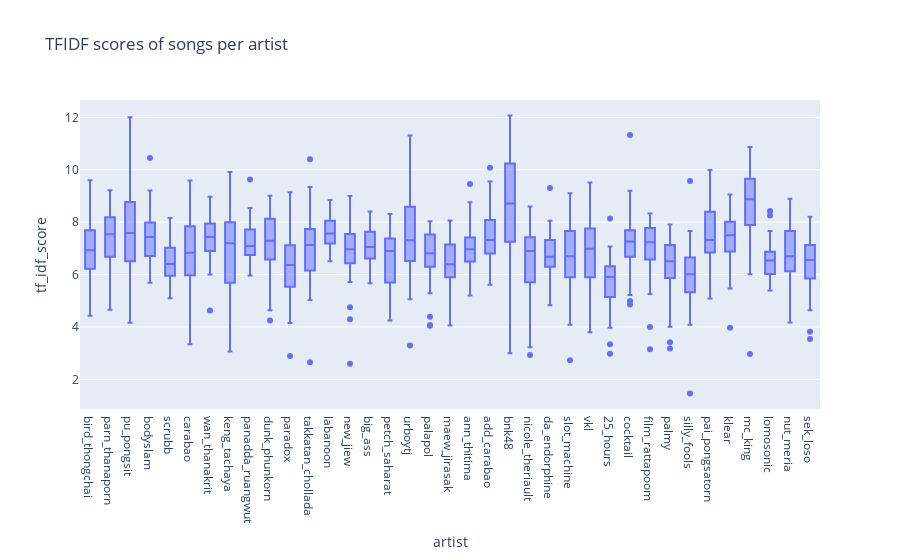

This figure's notebook cell:
### Code cell
fig = px.box(song_filter_df, x='artist', y='tf_idf_score', title='TFIDF scores of songs per artist')
fig.show()

### Figure 1 — Plotly figure (JSON) as saved in the notebook; plotly's stock layout.template omitted (floating-point values rounded to 4 significant figures; data arrays with more than 128 entries replaced by an {"elided": "..."} marker saying what was removed)
{"data": [{"alignmentgroup": "True", "hovertemplate": "artist=%{x}<br>tf_idf_score=%{y}<extra></extra>", "legendgroup": "", "marker": {"color": "#636efa"}, "name": "", "notched": false, "offsetgroup": "", "orientation": "v", "showlegend": false, "type": "box", "x": {"elided": "1295 str values"}, "x0": " ", "xaxis": "x", "y": {"elided": "1295 float values"}, "y0": " ", "yaxis": "y"}], "layout": {"boxmode": "group", "legend": {"tracegroupgap": 0}, "title": {"text": "TFIDF scores of songs per artist"}, "xaxis": {"anchor": "y", "domain": [0, 1], "title": {"text": "artist"}}, "yaxis": {"anchor": "x", "domain": [0, 1], "title": {"text": "tf_idf_score"}}}}
